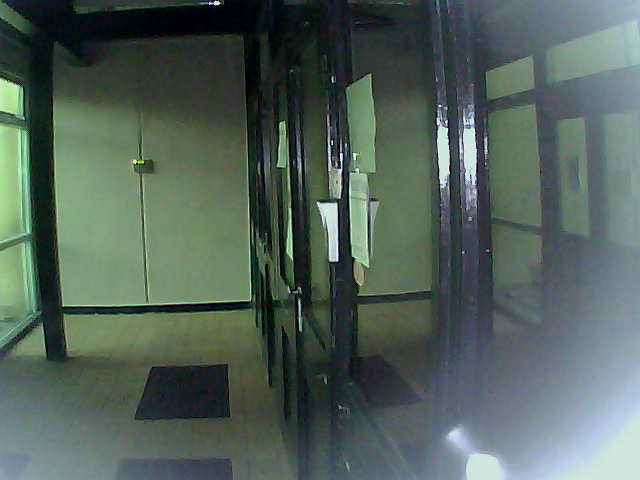
#> input picture images/image1.jpg, 640 x 480 px; its folder holds only this picture in this run
$ python histogram.py
#> lines starting #> are read from the running program, lines starting #| are printed output that depends on the picture
import glob
import matplotlib.pyplot as plt
from numpy import histogram


def normalize(arr):
    rng = arr.max()-arr.min()
    amin = arr.min()
    return (arr-amin) * 1/rng


def show_histogram(ims):
    """ Function to display image histogram.
        Supports single and three channel images. """

    fig = plt.figure()
    width = 7
    bins = 4
    for i, image in enumerate(ims):
        fig.add_subplot(len(ims), width, (i * width) + 1)
        plt.imshow(image)
        img = normalize(image[..., 0])
        fig.add_subplot(len(ims), width, (i * width) + 2)
        plt.imshow(img)
        fig.add_subplot(len(ims), width, (i * width) + width - 2)
        plt.hist(img.flatten(), bins, range=(0, 1))
        img = normalize(image[..., 1])
        fig.add_subplot(len(ims), width, (i * width) + 3)
        plt.imshow(img)
        fig.add_subplot(len(ims), width, (i * width) + width - 1)
        plt.hist(img.flatten(), bins, range=(0, 1))
        img = normalize(image[..., 2])
        fig.add_subplot(len(ims), width, (i * width) + 4)
        plt.imshow(img)
        fig.add_subplot(len(ims), width, (i * width) + width)
        f = plt.hist(img.flatten(), bins, range=(0, 1))
        print(f)
    plt.show()

if __name__ == '__main__':
    files = glob.glob('images/*.jpg')
    images = [plt.imread(f) for f in files]
#> images = 1 item
    # [8 lines of commented-out code are left out]

    show_histogram(images)
#> the loop in show_histogram, `for i, image in enumerate(ims):` made 1 pass
#> (printed output is left out)
#> pass 1, in show_histogram, `img = normalize(image[..., 0])`:
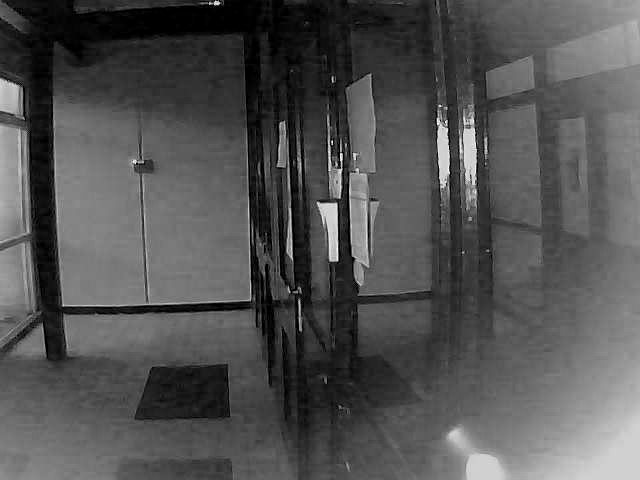
#> img: shape (480, 640) float64; min 0, max 1, mean 0.324
#> pass 1, in show_histogram, `img = normalize(image[..., 1])`:
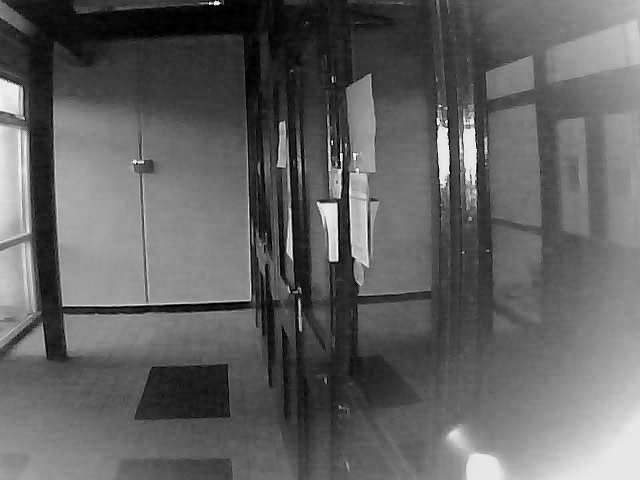
#> img: shape (480, 640) float64; min 0, max 1, mean 0.383
#> pass 1, in show_histogram, `img = normalize(image[..., 2])`:
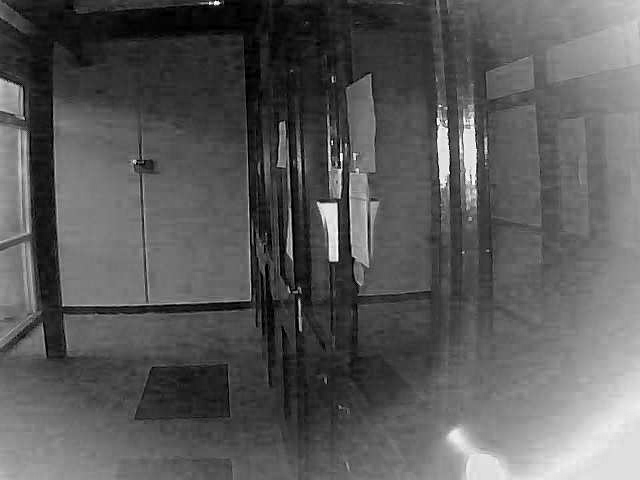
#> img: shape (480, 640) float64; min 0, max 1, mean 0.353
#> in show_histogram, `plt.show()`:
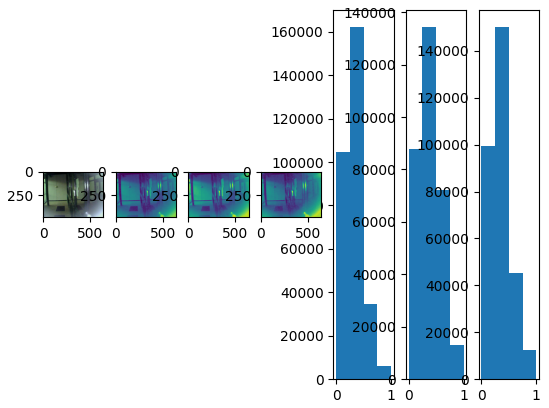
#> figure drawn by matplotlib, 7 panels; panel 3: tallest bar 162077 high, from x = 0.25 to 0.5; panel 5: tallest bar 134259 high, from x = 0.25 to 0.5; panel 7: tallest bar 150096 high, from x = 0.25 to 0.5

$ run again, on images/image6.jpg
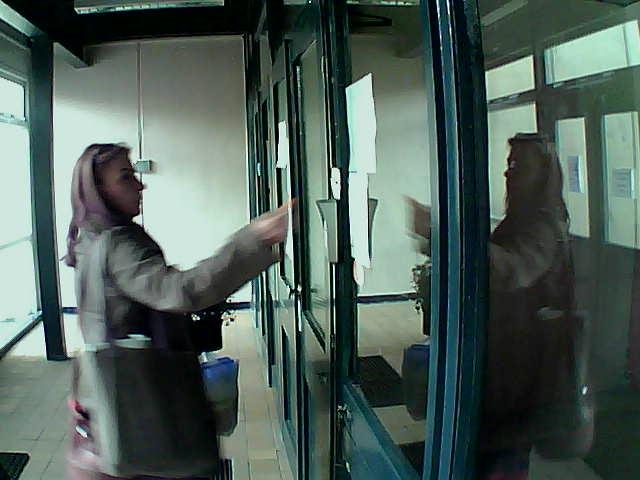
#> input picture images/image6.jpg, 640 x 480 px
#> images = 1 item
#> the loop in show_histogram, `for i, image in enumerate(ims):` made 1 pass
#> (printed output is left out)
#> pass 1, in show_histogram, `img = normalize(image[..., 1])`:
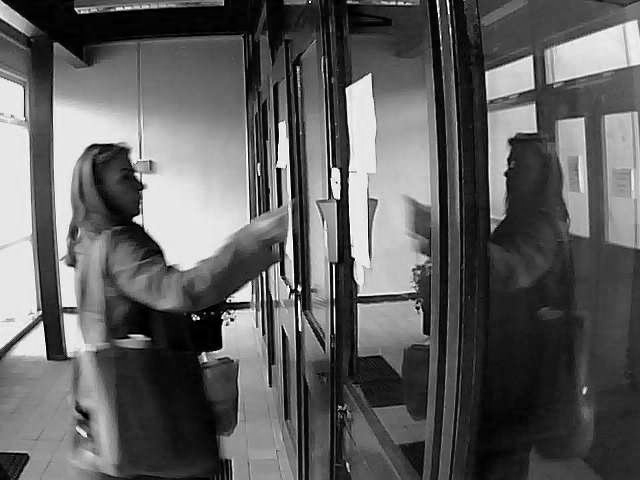
#> img: shape (480, 640) float64; min 0, max 1, mean 0.374
#> pass 1, in show_histogram, `img = normalize(image[..., 2])`:
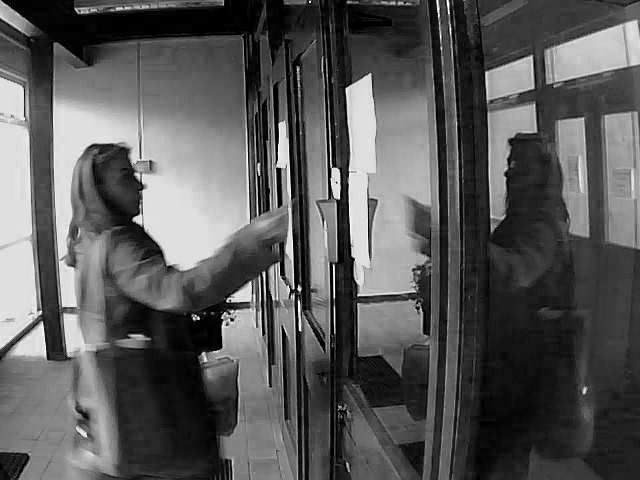
#> img: shape (480, 640) float64; min 0, max 1, mean 0.349

$ run again, on images/image7.jpg
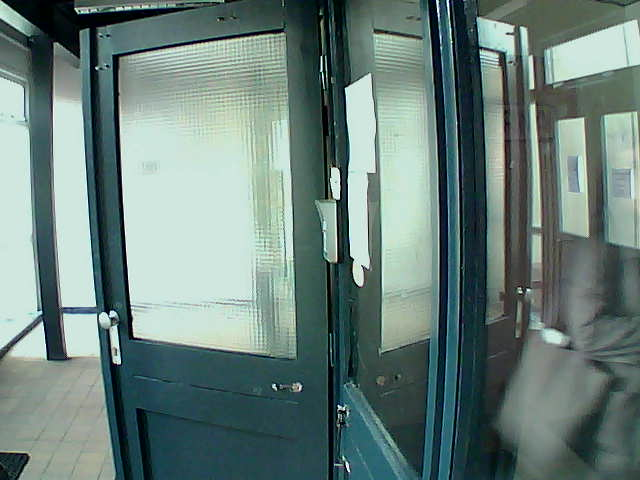
#> input picture images/image7.jpg, 640 x 480 px
#> images = 1 item
#> the loop in show_histogram, `for i, image in enumerate(ims):` made 1 pass
#> (printed output is left out)
#> pass 1, in show_histogram, `img = normalize(image[..., 0])`:
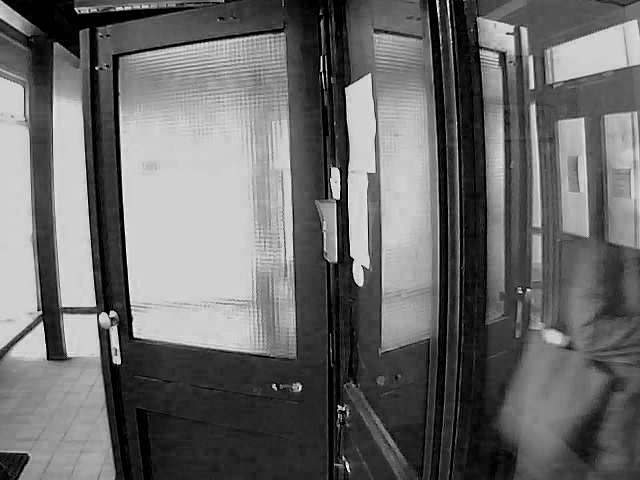
#> img: shape (480, 640) float64; min 0, max 1, mean 0.417
#> pass 1, in show_histogram, `img = normalize(image[..., 2])`:
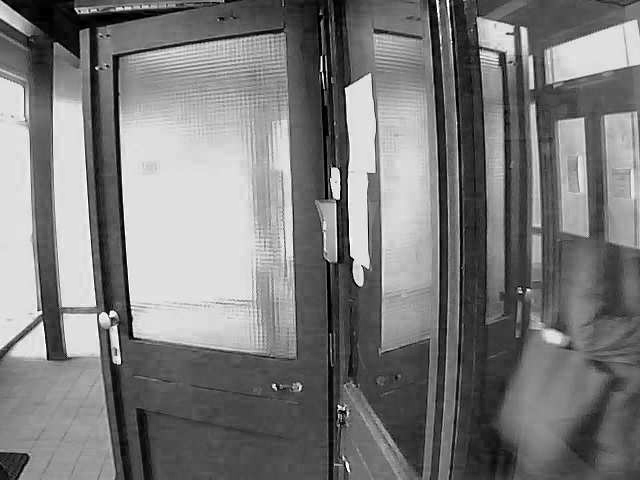
#> img: shape (480, 640) float64; min 0, max 1, mean 0.482
